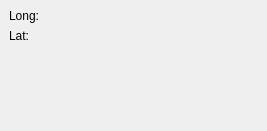
<ui version="4.0" >
 <class>ArgSetGeoLocationINDI</class>
 <widget class="QWidget" name="ArgSetGeoLocationINDI" >
  <property name="geometry" >
   <rect>
    <x>0</x>
    <y>0</y>
    <width>267</width>
    <height>131</height>
   </rect>
  </property>
  <layout class="QVBoxLayout" >
   <property name="margin" >
    <number>9</number>
   </property>
   <property name="spacing" >
    <number>6</number>
   </property>
   <item>
    <layout class="QHBoxLayout" >
     <property name="margin" >
      <number>0</number>
     </property>
     <property name="spacing" >
      <number>6</number>
     </property>
     <item>
      <layout class="QVBoxLayout" >
       <property name="margin" >
        <number>0</number>
       </property>
       <property name="spacing" >
        <number>6</number>
       </property>
       <item>
        <widget class="QLabel" name="textLabel1" >
         <property name="text" >
          <string>Long:</string>
         </property>
        </widget>
       </item>
       <item>
        <widget class="QLabel" name="textLabel1_2" >
         <property name="text" >
          <string>Lat:</string>
         </property>
        </widget>
       </item>
      </layout>
     </item>
     <item>
      <layout class="QVBoxLayout" >
       <property name="margin" >
        <number>0</number>
       </property>
       <property name="spacing" >
        <number>6</number>
       </property>
       <item>
        <widget class="dmsBox" name="longBox" />
       </item>
       <item>
        <widget class="dmsBox" name="latBox" />
       </item>
      </layout>
     </item>
     <item>
      <spacer>
       <property name="orientation" >
        <enum>Qt::Horizontal</enum>
       </property>
       <property name="sizeHint" >
        <size>
         <width>40</width>
         <height>20</height>
        </size>
       </property>
      </spacer>
     </item>
    </layout>
   </item>
   <item>
    <spacer>
     <property name="orientation" >
      <enum>Qt::Vertical</enum>
     </property>
     <property name="sizeType" >
      <enum>QSizePolicy::Expanding</enum>
     </property>
     <property name="sizeHint" >
      <size>
       <width>249</width>
       <height>20</height>
      </size>
     </property>
    </spacer>
   </item>
  </layout>
 </widget>
 <customwidgets>
  <customwidget>
   <class>KLineEdit</class>
   <extends>QWidget</extends>
   <header>klineedit.h</header>
   <container>1</container>
   <pixmap></pixmap>
  </customwidget>
  <customwidget>
   <class>dmsBox</class>
   <extends>KLineEdit</extends>
   <header>widgets/dmsbox.h</header>
   <container>0</container>
   <pixmap></pixmap>
  </customwidget>
 </customwidgets>
 <resources/>
 <connections/>
</ui>
